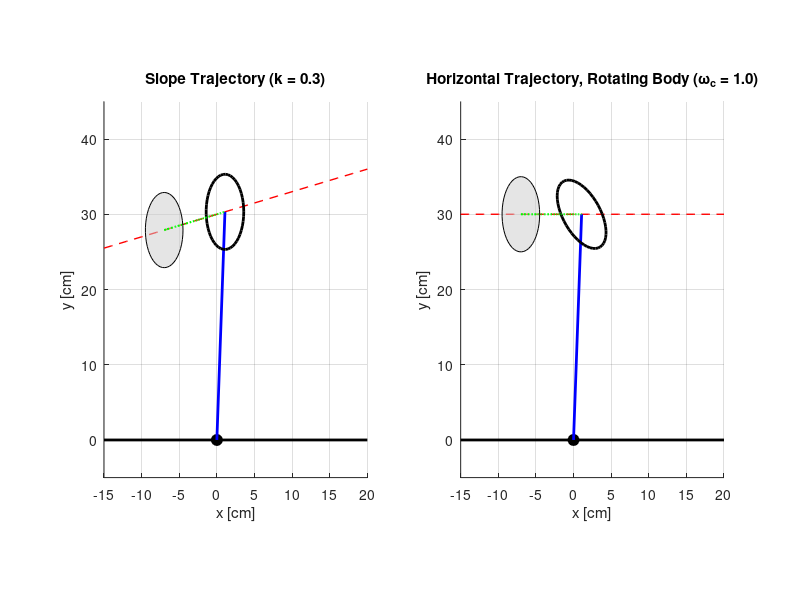

This chart was generated by the following MATLAB code:
function lipm_simulation()
    % Parameters from Section 2 & Figure 2 of the paper
    g = 981;          % Gravity acceleration (cm/s^2) - converted to cm for scaling
    m = 2.0;          % Body mass (kg) [cite: 119]
    y_H = 30.0;       % Intersection with y-axis (cm) [cite: 103, 118]
    
    % Initial conditions for both cases [cite: 103, 118]
    x0 = -7.0;        % Initial position (cm)
    dx0 = 41.0;       % Initial velocity (cm/s)
    
    % Time span for simulation
    t_span = 0:0.01:0.5; % 0.5 seconds duration
    
    % --- CASE (a): Slope Trajectory ---
    k_a = 0.3;         % Slope of constraint line [cite: 103]
    omega_a = 0.0;     % Constant angular velocity (rad/s) [cite: 103]
    [x_a, y_a, theta_a] = simulate_lipm(t_span, g, y_H, x0, dx0, k_a, omega_a);
    
    % --- CASE (b): Horizontal Trajectory, Rotating Body ---
    k_b = 0.0;         % Slope of constraint line 
    omega_b = 1.0;     % Constant angular velocity (rad/s) 
    [x_b, y_b, theta_b] = simulate_lipm(t_span, g, y_H, x0, dx0, k_b, omega_b);
    
    
    % PLOTTING & ANIMATION
   
    figure('Name', 'Linear Inverted Pendulum Mode Simulation', 'Position', [100, 100, 1000, 500]);
    
    % Subplot 1: Slope Trajectory
    subplot(1, 2, 1);
    hold on; grid on; axis equal;
    xlim([-15, 20]); ylim([-5, 45]);
    title('Slope Trajectory (k = 0.3)');
    xlabel('x [cm]'); ylabel('y [cm]');
    
    % Subplot 2: Horizontal Trajectory
    subplot(1, 2, 2);
    hold on; grid on; axis equal;
    xlim([-15, 20]); ylim([-5, 45]);
    title('Horizontal Trajectory, Rotating Body (\omega_c = 1.0)');
    xlabel('x [cm]'); ylabel('y [cm]');
    
    % Plot static elements (Ground and Ankle Joint at Origin O)
    plot(subplot(1,2,1), [-15, 20], [0, 0], 'k', 'LineWidth', 2);
    plot(subplot(1,2,1), 0, 0, 'ko', 'MarkerFaceColor', 'k', 'MarkerSize', 8);
    plot(subplot(1,2,2), [-15, 20], [0, 0], 'k', 'LineWidth', 2);
    plot(subplot(1,2,2), 0, 0, 'ko', 'MarkerFaceColor', 'k', 'MarkerSize', 8);
    
    % Plot the constraint lines: y = k*x + y_H [cite: 80]
    x_range = -15:20;
    plot(subplot(1,2,1), x_range, k_a*x_range + y_H, 'r--', 'LineWidth', 1);
    plot(subplot(1,2,2), x_range, k_b*x_range + y_H, 'r--', 'LineWidth', 1);
    
    % Initialize animated graphics objects
    link_a = plot(subplot(1,2,1), [0, x_a(1)], [0, y_a(1)], 'b-', 'LineWidth', 2);
    body_a = plot_ellipse(subplot(1,2,1), x_a(1), y_a(1), theta_a(1));
    
    link_b = plot(subplot(1,2,2), [0, x_b(1)], [0, y_b(1)], 'b-', 'LineWidth', 2);
    body_b = plot_ellipse(subplot(1,2,2), x_b(1), y_b(1), theta_b(1));
    
    % Trace paths
    plot(subplot(1,2,1), x_a, y_a, 'g:', 'LineWidth', 1.5);
    plot(subplot(1,2,2), x_b, y_b, 'g:', 'LineWidth', 1.5);
    
    % Animation Loop
    for i = 1:length(t_span)
        % Update Case A
        set(link_a, 'XData', [0, x_a(i)], 'YData', [0, y_a(i)]);
        update_ellipse(body_a, x_a(i), y_a(i), theta_a(i));
        
        % Update Case B
        set(link_b, 'XData', [0, x_b(i)], 'YData', [0, y_b(i)]);
        update_ellipse(body_b, x_b(i), y_b(i), theta_b(i));
        
        drawnow;
        pause(0.02); % Control animation speed
    end
end



function [x, y, theta] = simulate_lipm(t, g, y_H, x0, dx0, k, omega_c)
    % Analytical solution of d^2(x)/dt^2 = (g/y_H) * x 
    T_c = sqrt(y_H / g); 
    
    % x(t) and dx(t) solutions using hyperbolic functions
    x = x0 * cosh(t / T_c) + dx0 * T_c * sinh(t / T_c);
    
    % Calculate y based on the linear constraint line equation (8) 
    y = k * x + y_H;
    
    % Calculate body attitude theta based on equation (9) 
    theta = omega_c * t; 
end

function h = plot_ellipse(ax, cx, cy, angle)
    % Plots an oval/ellipse representing the robot body 
    t = linspace(0, 2*pi, 50);
    rx = 2.5; % Horizontal radius (cm)
    ry = 5.0; % Vertical radius (cm)
    
    % Base ellipse at origin
    xe = rx * cos(t);
    ye = ry * sin(t);
    
    % Rotate and translate
    R = [cos(angle), -sin(angle); sin(angle), cos(angle)];
    coords = R * [xe; ye];
    
    h = plot(ax, coords(1,:) + cx, coords(2,:) + cy, 'k-', 'LineWidth', 2);
    % Fill color to represent the Center of Mass pattern
    fill(ax, coords(1,:) + cx, coords(2,:) + cy, [0.8, 0.8, 0.8], 'FaceAlpha', 0.5);
end

function update_ellipse(h, cx, cy, angle)
    % Updates the orientation and position of the body ellipse during animation
    t = linspace(0, 2*pi, 50);
    rx = 2.5; ry = 5.0;
    xe = rx * cos(t); ye = ry * sin(t);
    R = [cos(angle), -sin(angle); sin(angle), cos(angle)];
    coords = R * [xe; ye];
    set(h, 'XData', coords(1,:) + cx, 'YData', coords(2,:) + cy);
end
